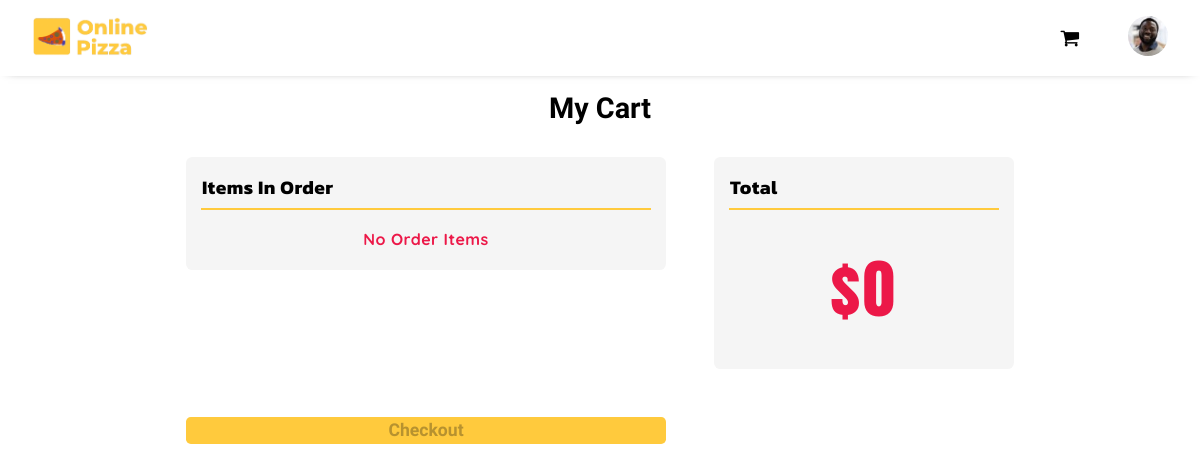
Before: /order-details/f2440ee950ab45ca98d2467143695ade (signed in) with the older database file.
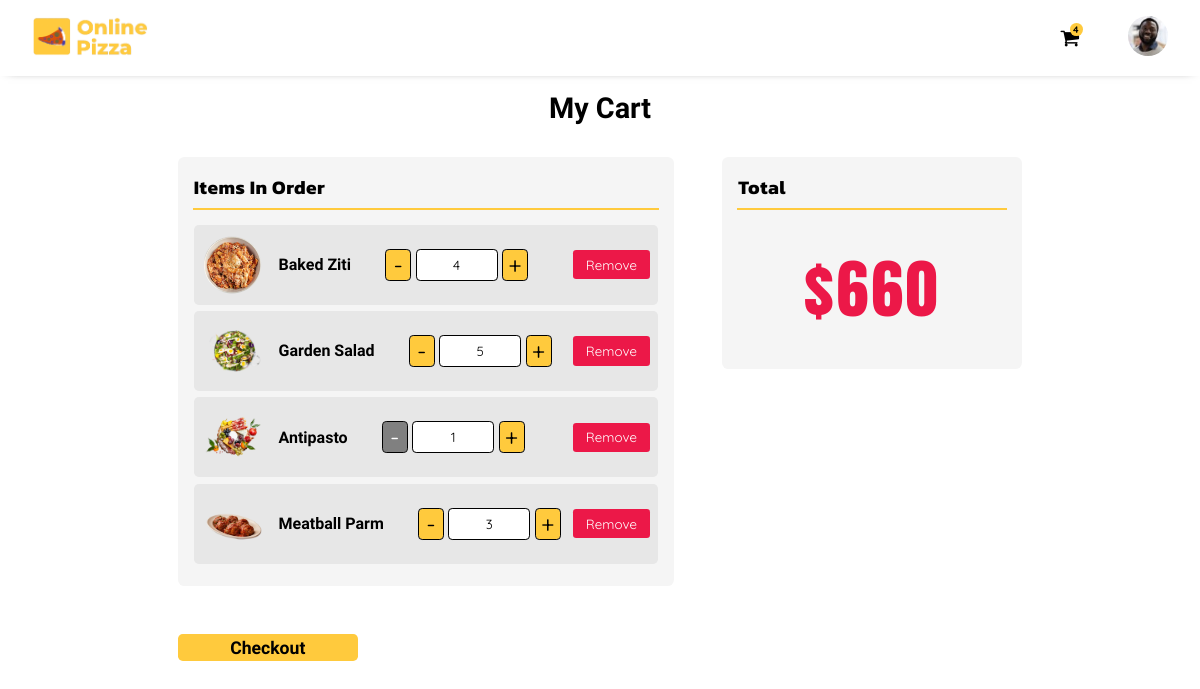
After: the same page with the newer database file.
### Pizza/models.py (models this page shows, shortened)
class Dinner_platter(models.Model):
  id = models.UUIDField(primary_key=True, default=uuid.uuid4)
  name = models.TextField(max_length=30)
  price_small = models.IntegerField()
  price_large = models.IntegerField()
  itemimg = models.ImageField(upload_to='Item_images', default='not-found.png')
  def __str__(self):
    return self.name

class Order_items(models.Model):
  item = models.TextField(max_length=20)
  user = models.ForeignKey(User, on_delete=models.CASCADE)
  order = models.ForeignKey(Order, on_delete=models.CASCADE)
  quantity = models.IntegerField(default=0)
  amount = models.IntegerField(default=0)

### Pizza/views.py (the view)
# urls.py: path("order-details/<str:pk>", views.order_details, name="order-details"),
@login_required(login_url='/signin')
def order_details(request, pk):
  existing_order = Order.objects.filter(id=pk).first()
  order_items = Order_items.objects.filter(order=existing_order).all()
  total = []
  dinners = []
  for order in order_items:
    dinner_platter = Dinner_platter.objects.filter(name=order.item).first()
    dinners.append(dinner_platter)
    total.append(order.amount*order.quantity)
  user_profile = User_Profile.objects.get(user=request.user)
  context = {
    'order': existing_order,
    'user_profile': user_profile,
    'dinners': dinners,
    'order_items': order_items,
    'total': sum(total)
  }
  return render(request, "order.html", context)

### templates/order.html (shortened to what this page needs)
{% extends "base.html" %}
{% load static %}
{% block head %}
{{ block.super }}
<link rel="stylesheet" href="{% static 'css/order.css' %}">
{% endblock %}
{% block body %}
<div class="container">
  <h4>My Cart</h4>
  <div class="order-box">
    <div class="order-items">
      <h4>Items In Order</h4>
      {% for order in order_items %}
      <a href="/description/{{ order.item }}">
        <div class="order--item">
          <div class="item--image">
            {% for dinner in dinners %}
            {% if dinner.name == order.item %}
            <img src="{{ dinner.itemimg.url }}" alt="{{ dinner }}">
            {% endif %}
            {% endfor %}
          </div>
          <div class="item--info">
            <h4>{{ order.item }}</h4>
          </div>
          <div class="order--quantity">
            {% if order.quantity > 1 %}
            <a href="/decrease-quantity/{{ order.id }}">
              <button>-</button>
            </a>
            {% else %}
            <a href="#">
              <button disabled>-</button>
            </a>
            {% endif %}
            <input type="number" readonly value="{{ order.quantity }}">
            <a href="/increase-quantity/{{ order.id }}">
              <button>+</button>
            </a>
          </div>
          <a id="remove" href="/remove-item/{{ order.id }}">
            <button>Remove</button>
          </a>
        </div>
      </a>
      {% empty %}
      <p class="else">No Order Items</p>
      {% endfor %}
    </div>
    <div class="order-total">
      <h4>Total</h4>
      <div class="total">${{ total }}</div>
    </div>
    {% if order_items %}
    <a href="/order-summary/{{ order.id }}">
      <button id="btn">Checkout</button>
    </a>
    {% else %}
    <button disabled="disabled" id="btn">Checkout</button>
    {% endif %}
  </div>
</div>
{% endblock %}

### templates/base.html (shortened to what this page needs)
{% load static %}
<!DOCTYPE html>
<html lang="en">
{% block head %}
<head>
  <link rel="stylesheet" href="{% static 'css/base.css' %}">
  <link rel="stylesheet" href="https://cdnjs.cloudflare.com/ajax/libs/font-awesome/4.7.0/css/font-awesome.min.css">
</head>
{% endblock %}
<body>
  <header>
    <div class="logo">
      <a href="{% url 'index' %}">
        <img src="{% static 'Images/logo.png' %}" alt="logo">
      </a>
    </div>
    <div class="links">
      {% if request.user.username %}
      <a href="/order-details/{{ order.id }}">
        <i class="fa fa-shopping-cart">
          {% if order_items %}
          <span id="cart-item">{{ order_items|length }}</span>
          {% endif %}
        </i>
      </a>
      <div class="login">
        <img src="{{ user_profile.profileimg.url }}" alt="profile-img">
      </div>
      {% else %}
      <a href="{% url 'signup' %}">Sign Up</a>
      <a href="{% url 'signin' %}">Sign In</a>
      {% endif %}
    </div>
  </header>
  {% block body %}{% endblock %}
</body>
</html>

Changed rows visible on the page:
added Order_items: item "Baked Ziti", quantity "4"
now on this page (row unchanged): Dinner_platter: itemimg (picture), shown under "Baked Ziti"
added Order_items: item "Garden Salad", quantity "5"
now on this page (row unchanged): Dinner_platter: itemimg (picture), shown under "Garden Salad"
added Order_items: item "Antipasto", quantity "1"
now on this page (row unchanged): Dinner_platter: itemimg (picture), shown under "Antipasto"
added Order_items: item "Meatball Parm", quantity "3"
now on this page (row unchanged): Dinner_platter: itemimg (picture), shown under "Meatball Parm"
Other visible differences:
{{ order_items|length }}: (not shown) → "4"
{{ total }}: "0" → "660"
text no longer shown: "No Order Items"
